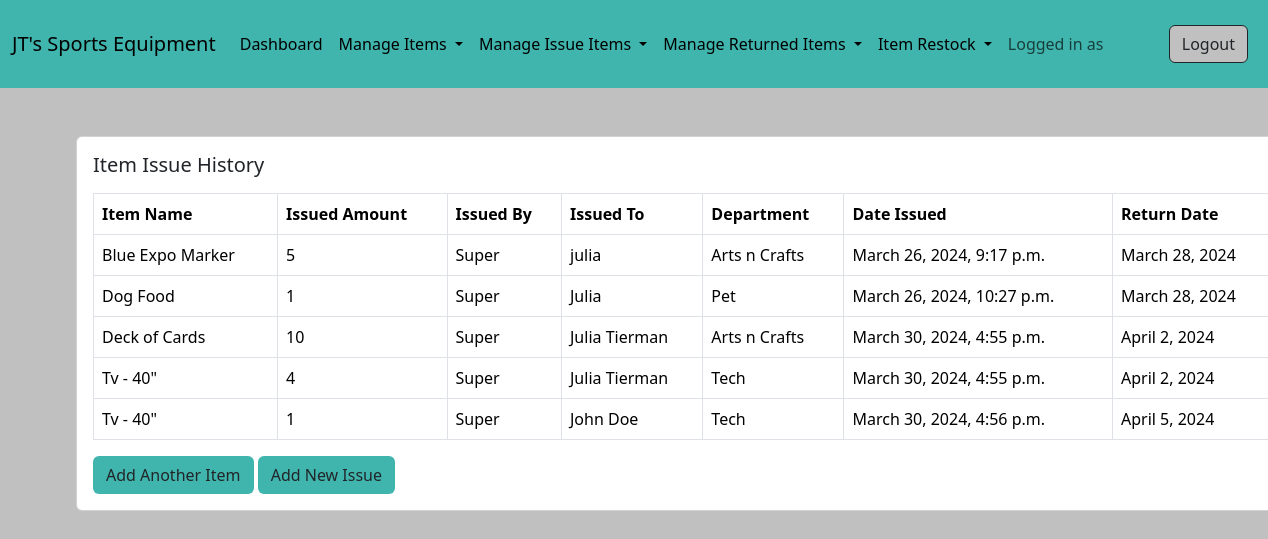
Before: /store/issue-history/ with the older database file.
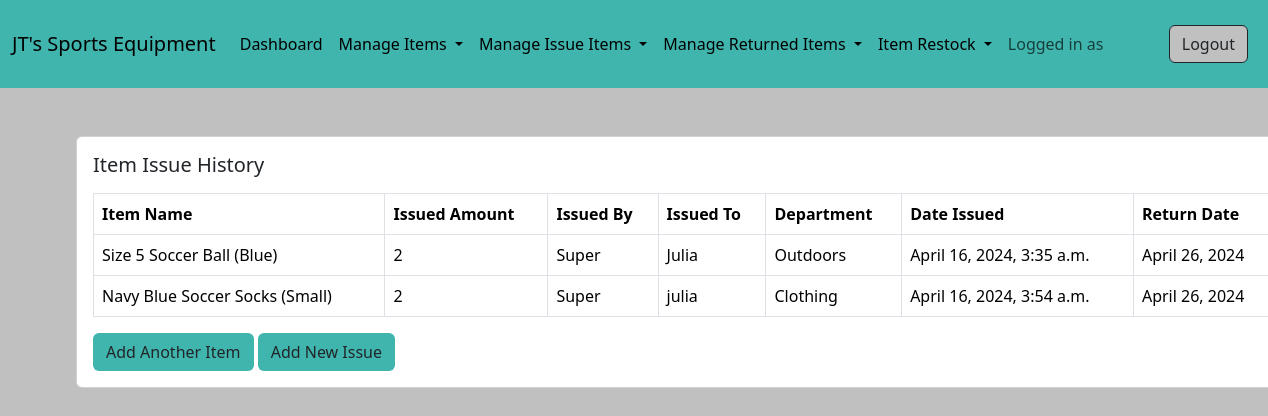
After: the same page with the newer database file.
### store/models.py (models this page shows, shortened)
class ItemIssue(models.Model):
    department_choices = (
        ('Clothing','Clothing'),
        ('Food','Food'),
        ('Home','Home'),
        ('Outdoors','Outdoors'),
        ('Pet','Pet'),
        ('Security','Security'),
        ('Sports','Sports'),
        ('Tech','Tech'),
        ('Arts n Crafts','Arts n Crafts')
    )
    item = models.ForeignKey(Item, on_delete=models.CASCADE)
    amount = models.PositiveBigIntegerField()
    issued_by = models.ForeignKey(User, on_delete=models.CASCADE)
    issued_to = models.CharField(max_length=100)
    department = models.CharField(max_length=100, choices= department_choices)
    date_issued = models.DateTimeField(auto_now_add = True)
    date_return = models.DateField()

class Item(models.Model):
    item_name = models.CharField(max_length=100)
    item_amount = models.PositiveBigIntegerField()
    creator = models.ForeignKey(User, on_delete=models.CASCADE)
    date_created = models.DateTimeField(auto_now_add=True)
    original_amount = models.PositiveBigIntegerField(null=True, blank=True)
    def __str__(self):
        return self.item_name

### store/views.py (the view)
# urls.py: path('issue-history/', views.issue_history, name='issue-history'),
def issue_history(request):
    items = ItemIssue.objects.all().order_by('issued_by')
    context = {'items':items}
    return render(request, 'store/issue_history.html', context)

### templates/store/issue_history.html
{% extends 'base.html' %}
{% block content %}
<div class="card mx-auto" style="width: 76rem;" style="background-color:#C0C0C0;">
    <div class="card-body">
        <h5 class="card-title mb-3">Item Issue History </h5>
        <table class="table table-bordered">
            <thead>
                <tr>
                    <th scope="col">Item Name</th>
                    <th scope="col">Issued Amount</th>
                    <th scope="col">Issued By</th>
                    <th scope="col">Issued To</th>
                    <th scope="col">Department</th>
                    <th scope="col">Date Issued</th>
                    <th scope="col">Return Date</th>
                </tr>
            </thead>
            <tbody>
                {% for item in items%}
                <tr>
                    <td>{{item.item}}</td>
                    <td>{{item.amount}}</td>
                    <td>{{item.issued_by}}</td>
                    <td>{{item.issued_to}}</td>
                    <td>{{item.department}}</td>
                    <td>{{item.date_issued}}</td>
                    <td>{{item.date_return}}</td>
                </tr>
                {% endfor %}
            </tbody>
        </table>
    <a href="{% url 'add-item' %}" class="btn" style="background-color:#40B5AD" role="button">Add Another Item</a>
    <a href="{% url 'issue-item' %}" class="btn" style="background-color:#40B5AD" role="button">Add New Issue</a>
    </div>
</div>
{% endblock content %}

Changed rows visible on the page:
removed ItemIssue: item "Blue Expo Marker", amount "5", issued_by "Super", issued_to "julia", department "Arts n Crafts", date_issued "March 26, 2024, 9:17 p.m.", date_return "March 28, 2024"
removed ItemIssue: item "Dog Food", amount "1", issued_by "Super", issued_to "Julia", department "Pet", date_issued "March 26, 2024, 10:27 p.m.", date_return "March 28, 2024"
removed ItemIssue: item "Deck of Cards", amount "10", issued_by "Super", issued_to "Julia Tierman", department "Arts n Crafts", date_issued "March 30, 2024, 4:55 p.m.", date_return "April 2, 2024"
removed ItemIssue: item "Tv - 40\"", amount "4", issued_by "Super", issued_to "Julia Tierman", department "Tech", date_issued "March 30, 2024, 4:55 p.m.", date_return "April 2, 2024"
removed ItemIssue: item "Tv - 40\"", amount "1", issued_by "Super", issued_to "John Doe", department "Tech", date_issued "March 30, 2024, 4:56 p.m.", date_return "April 5, 2024"
added ItemIssue: item "Size 5 Soccer Ball (Blue)", amount "2", issued_by "Super", issued_to "Julia", department "Outdoors", date_issued "April 16, 2024, 3:35 a.m.", date_return "April 26, 2024"
added ItemIssue: item "Navy Blue Soccer Socks (Small)", amount "2", issued_by "Super", issued_to "julia", department "Clothing", date_issued "April 16, 2024, 3:54 a.m.", date_return "April 26, 2024"
